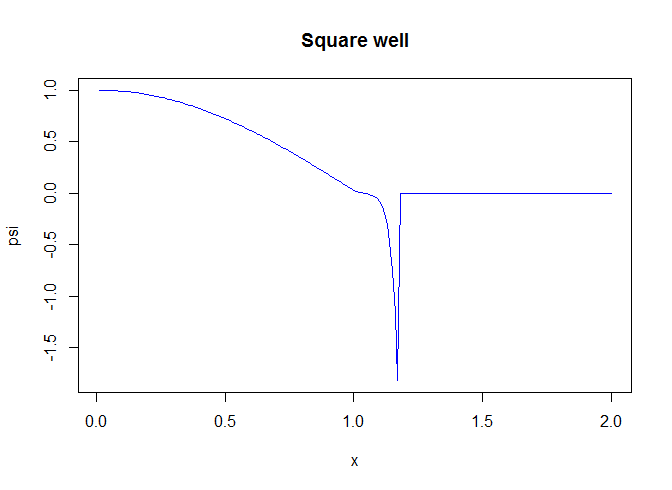

The R source for this figure:
## Book: Computational Physics by Nicholas J. Giordano, Dean and Professor of Physics, Auburn University
## Reference Book: Matlab Version by Kevin Berwick, School of Electrical and Electronic Engineering, Dublin Institute of Technology
## Translated to R by Indranil Ghosh, Physics Department, Jadavpur University

##Schrodinger's 1-D wave equation solution with shooting method

N <- 200
delta_x <- 0.01
E_initial <- 1.879
delta_E <- 0.1
x <- seq(delta_x, N*delta_x, delta_x)
length(x)

V <- numeric(N)
V[100:N] <- 1000
length(V)

b <- 1.5
last_diverge <- 0
minimum_delta_E <- 0.005
E <- E_initial

calc <- function(psi, N, delta_x, E, b, V){
  for (i in 3:N){
    psi[i] <- 2*psi[i-1]-psi[i-2]-2*(E - V[i-1])*delta_x^2*psi[i-1]
    if (abs(psi[i])>b) return(list(psi, i-1))
  }
}

while (abs(delta_E)>minimum_delta_E) {
  psi <- numeric(N)
  psi[1] <- 1
  psi[2] <- 1
  
  l <- calc(psi, N, delta_x, E, b, V)
  psi <- l[[1]]
  i <- l[[2]]
  plot(x, psi, type="l", col="blue", main="Square well")
  Sys.sleep(0.09)
  
  if (sign(psi[i]) != sign(last_diverge)) delta_E <- -delta_E/2
  E <- E+delta_E
  last_diverge <- sign(psi[i])
}
